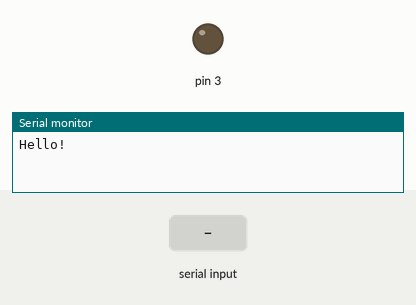
Recording of a sketch running on a simulated Arduino Uno, built with avr-gcc and run on an emulated ATmega328P. Parts: output pins drawn as LEDs (lit = HIGH), the last lines printed to the serial monitor. Inputs (shaded band) come from the test bench.

Above: at 1.2 s.
1.3 s: "on" received over Serial
At 2.7 s:
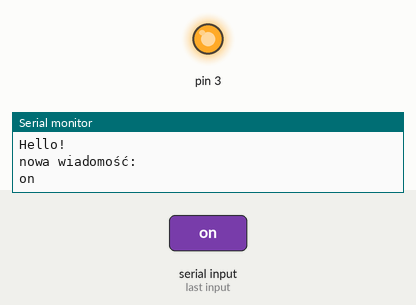
3.8 s: "off" received over Serial
At 5.8 s:
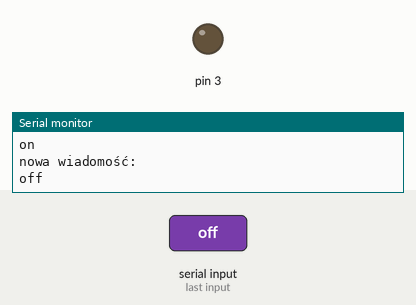
Timing chart, 0 to 7.3 s (numbered marks = the images above; inputs shaded):
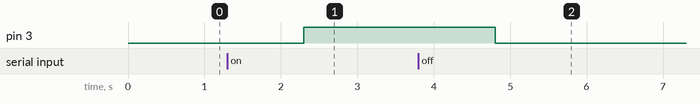

The sketch:

serial2.ino
```cpp
void setup() {
  pinMode(3, OUTPUT);
  pinMode(8, INPUT_PULLUP);

  Serial.begin(9600);

  Serial.println("Hello!");
}

void loop() {

  if (Serial.available() > 0) {

//    Serial.println(Serial.read());

    String value = Serial.readString();

    Serial.println("nowa wiadomość: ");
    Serial.println(value);

      if(value == "on") {
        digitalWrite(3, HIGH);
      }

      if(value == "off") {
        digitalWrite(3, LOW);
      }

  }

}
```

Measured:
- after the input at 1.3 s, pin 3: LOW → HIGH after 1.0 s
- after the input at 3.8 s, pin 3: HIGH → LOW after 1.0 s
